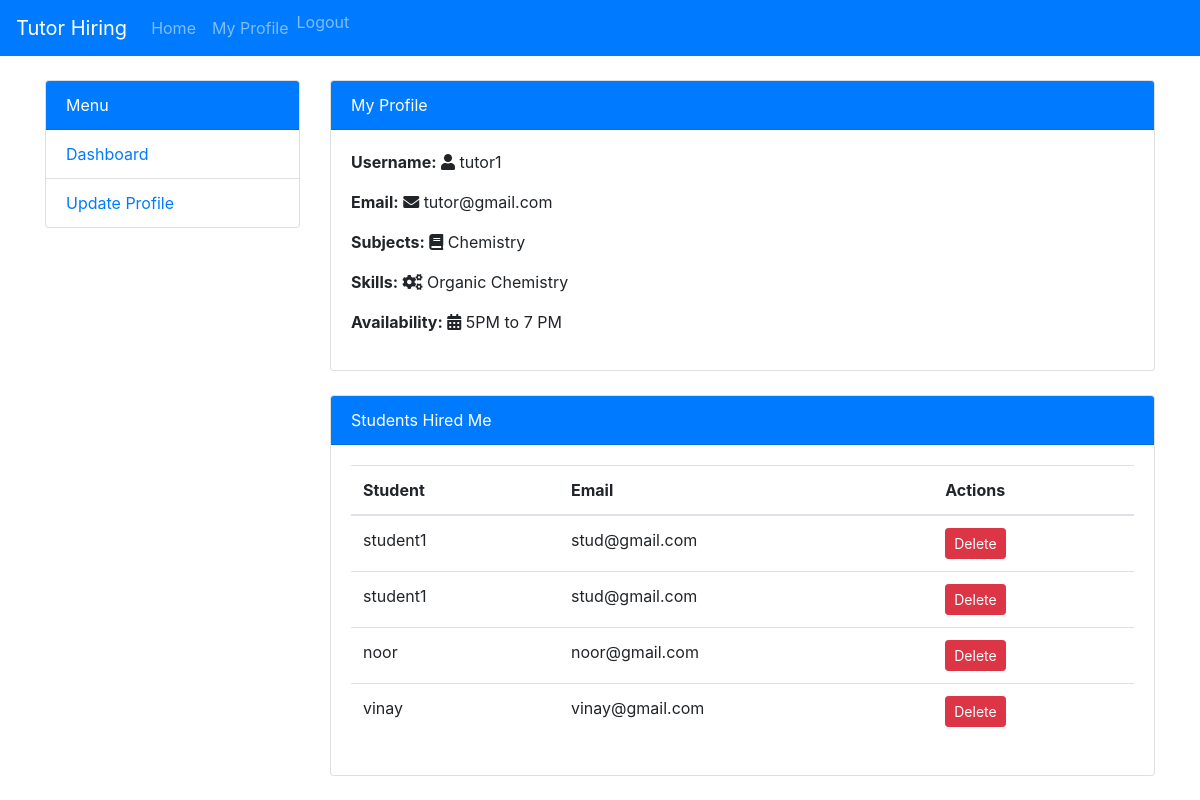
The page /tutor/dashboard/ (signed in) on the database its author committed.
### main/models.py (models this page shows)
class Tutor(models.Model):
    user = models.OneToOneField(User, on_delete=models.CASCADE)
    subjects = models.CharField(max_length=200)
    skills = models.CharField(max_length=200)
    availability = models.CharField(max_length=200)

class User(AbstractUser):
    is_student = models.BooleanField(default=False)
    is_tutor = models.BooleanField(default=False)
    groups = models.ManyToManyField(
        'auth.Group',
        related_name='main_users',
        blank=True,
        help_text='The groups this user belongs to. A user will get all permissions granted to each of their groups.',
        verbose_name='groups',
    )
    user_permissions = models.ManyToManyField(
        'auth.Permission',
        related_name='main_users',
        blank=True,
        help_text='Specific permissions for this user.',
        verbose_name='user permissions',
    )

class Hire(models.Model):
    student = models.ForeignKey(Student, on_delete=models.CASCADE)
    tutor = models.ForeignKey(Tutor, on_delete=models.CASCADE)
    approved = models.BooleanField(default=False)

class Student(models.Model):
    user = models.OneToOneField(User, on_delete=models.CASCADE)
    bio = models.TextField()

### main/views.py (the view)
# urls.py: path('tutor/dashboard/', views.tutor_dashboard, name='tutor_dashboard'),
@login_required
def tutor_dashboard(request):
    tutor = request.user.tutor
    hires = Hire.objects.filter(tutor=tutor)
    return render(request, 'main/tutor_dashboard.html', {'tutor': tutor, 'hires': hires})

### main/templates/main/tutor_dashboard.html (shortened to what this page needs)
{% extends 'base.html' %}
{% block content %}
<div class="row mt-4">
    <div class="col-md-3">
        <div class="card">
            <div class="card-header bg-primary text-white">
                Menu
            </div>
            <ul class="list-group list-group-flush">
                <li class="list-group-item"><a href="{% url 'tutor_dashboard' %}">Dashboard</a></li>
                <li class="list-group-item"><a href="{% url 'update_tutor_profile' %}">Update Profile</a></li>
            </ul>
        </div>
    </div>
    <div class="col-md-9">
        <div class="card mb-4">
            <div class="card-header bg-primary text-white">
                My Profile
            </div>
            <div class="card-body">
                <p><strong>Username:</strong> <i class="fas fa-user"></i> {{ tutor.user.username }}</p>
                <p><strong>Email:</strong> <i class="fas fa-envelope"></i> {{ tutor.user.email }}</p>
                <p><strong>Subjects:</strong> <i class="fas fa-book"></i> {{ tutor.subjects }}</p>
                <p><strong>Skills:</strong> <i class="fas fa-cogs"></i> {{ tutor.skills }}</p>
                <p><strong>Availability:</strong> <i class="fas fa-calendar-alt"></i> {{ tutor.availability }}</p>
            </div>
        </div>
        <div class="card">
            <div class="card-header bg-primary text-white">
                Students Hired Me
            </div>
            <div class="card-body">
                <table class="table table-hover">
                    <thead>
                        <tr>
                            <th>Student</th>
                            <th>Email</th>
                            <th>Actions</th>
                        </tr>
                    </thead>
                    <tbody>
                        {% for hire in hires %}
                        <tr>
                            <td>{{ hire.student.user.username }}</td>
                            <td>{{ hire.student.user.email }}</td>
                            <td>
                                <a href="#" class="btn btn-danger btn-sm">Delete</a>
                            </td>
                        </tr>
                        {% endfor %}
                    </tbody>
                </table>
            </div>
        </div>
    </div>
</div>
{% endblock %}

### rows shown on the page
Tutor: user.username "tutor1", user.email "tutor@gmail.com", subjects "Chemistry", skills "Organic Chemistry", availability "5PM to 7 PM"
Hire: student.user.username "student1", student.user.email "stud@gmail.com"
Hire: student.user.username "student1", student.user.email "stud@gmail.com"
Hire: student.user.username "noor", student.user.email "noor@gmail.com"
Hire: student.user.username "vinay", student.user.email "vinay@gmail.com"
